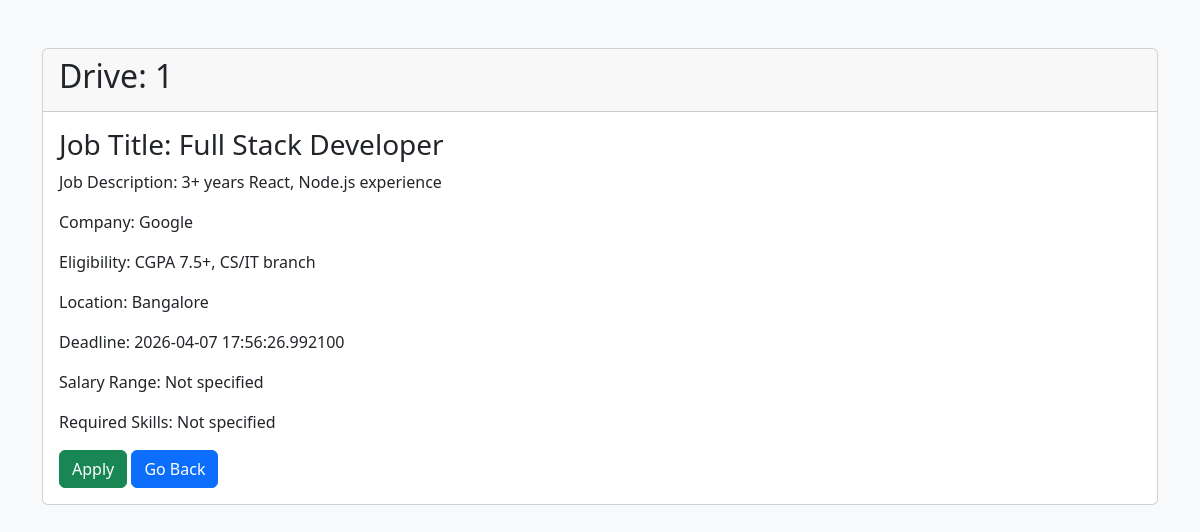
Before: /dashboard/drive/1 (signed in) with the older database file.
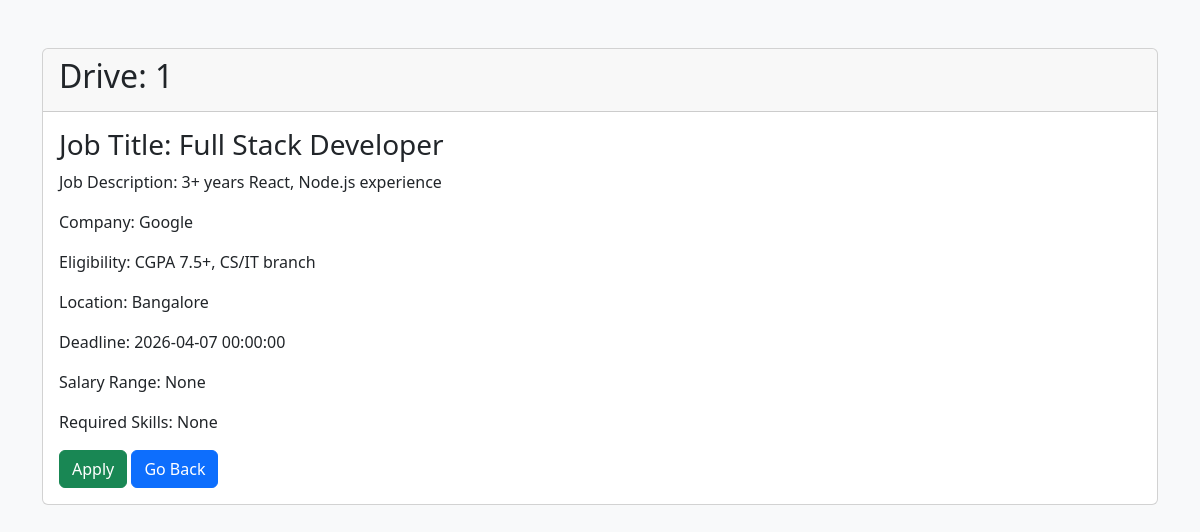
After: the same page with the newer database file.
### backend/models.py (models this page shows, shortened)
class Placement_Drive(db.Model):
    __tablename__ = "drive"
    drive_id = db.Column(db.Integer, primary_key=True, autoincrement=True)
    company_id = db.Column(db.Integer, db.ForeignKey('company.company_id'),
                           nullable=False)
    job_title = db.Column(db.String(150), nullable=False)
    job_description = db.Column(db.Text)
    eligibility = db.Column(db.Text, nullable=False)
    location = db.Column(db.String(100), nullable=False)
    deadline = db.Column(db.DateTime, nullable=False)
    status = db.Column(db.String(20), nullable=False, default="Pending")
    created_at = db.Column(db.DateTime, default=datetime.utcnow)
    salary_range = db.Column(db.String(100))
    required_skills = db.Column(db.Text)
    is_active = db.Column(db.Boolean, default=True)
    applications = db.relationship('Application', backref='drive', lazy=True)

### backend/routes.py (the view)
@app.route("/dashboard/drive/<int:drive_id>")
@login_required
def drive_details(drive_id):
     if isinstance(current_user, (Admin, Student, Company)):
        drive = Placement_Drive.query.get(drive_id)
        return render_template("drives_details.html",drive=drive)
     else:
        return "You are not Authorized"

### app.py (called while the page is built)
def create_app():
    app = Flask(__name__)
    app.config["SQLALCHEMY_DATABASE_URI"] = "sqlite:///mydb.sqlite"
    app.config["SECRET_KEY"] = "mysecretkey"
    app.config["UPLOAD_FOLDER"] = "static/resumes"
    db.init_app(app)
    login_manager = LoginManager(app)
    login_manager.login_view = "login"
    @login_manager.user_loader
    def load_user(user_id):
        from backend.models import Admin, Student, Company
        if "-" not in user_id:
            return None
        role, id = user_id.split("-")
        id = int(id)
        if role == "admin":
            return Admin.query.get(id)
        elif role == "student":
            return Student.query.filter_by(student_id=id).first()
        elif role == "company":
            return Company.query.filter_by(company_id=id).first()
        return None
    app.app_context().push()
    return app

### templates/drives_details.html (shortened to what this page needs)
<!DOCTYPE html>
<html lang="en">
<head>
    <link href="https://cdn.jsdelivr.net/npm/bootstrap@5.3.8/dist/css/bootstrap.min.css" rel="stylesheet"
>
</head>
<body class="bg-light">
    <div class="container mt-5">
    <div class="card mb-4">
        <div class="card-header"><h2 class="card-title">Drive: {{drive.drive_id}}</h2></div>
  <div class="card-body">
    <h3>Job Title: {{drive.job_title}}</h3>
    <p>Job Description: {{drive.job_description}}</p>
    <p>Company: {{drive.company.company_name}}</p>
    <p>Eligibility: {{drive.eligibility}}</p>
    <p>Location: {{drive.location}}</p>
    <p>Deadline: {{drive.deadline}}</p>
    <p>Salary Range: {{ drive.salary_range or "Not specified" }}</p>
<p>Required Skills: {{ drive.required_skills or "Not specified" }}</p>
{% if current_user.__class__.__name__ == 'Student' %}
    {% set already_applied = current_user.applications | selectattr('drive_id', 'equalto', drive.drive_id) | list %}
    {% if already_applied %}
        <button class="btn btn-secondary" disabled>Already Applied</button>
    {% else %}
        <a href="/student/apply/{{ drive.drive_id }}" class="btn btn-success">Apply</a>
    {% endif %}
{% endif %}
    <a href="javascript:history.back()" class="btn btn-primary">Go Back</a>
    </div>
  </div>
  </div>
</body>
</html>

Changed rows visible on the page:
changed Placement_Drive "Full Stack Developer": deadline "2026-04-07 17:56:26.992100" → "2026-04-07 00:00:00"; salary_range "Not specified" → "None"; required_skills "Not specified" → "None"
